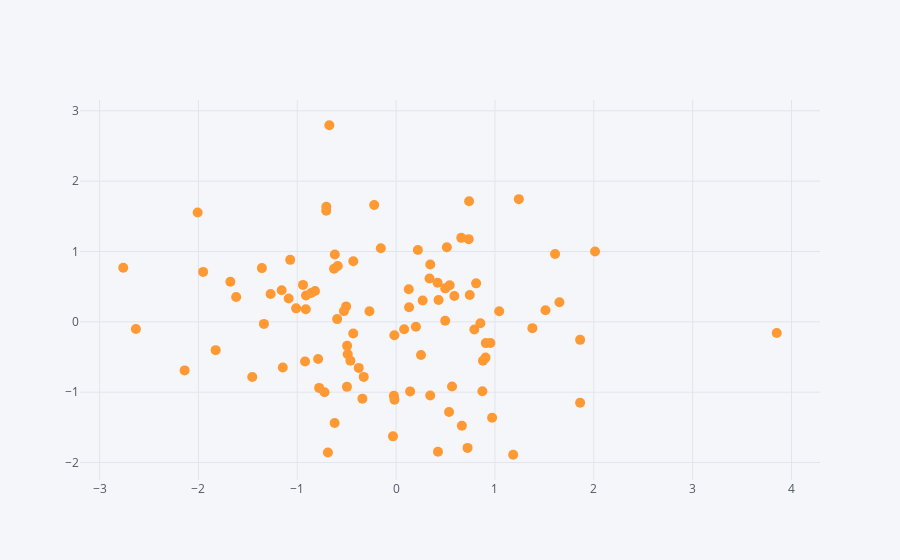

Here is the notebook cell this chart was saved with:
### Markdown cell above
## Dispersão

### Code cell
df.iplot(kind='scatter',x='A',y='B',mode='markers',size=10)
